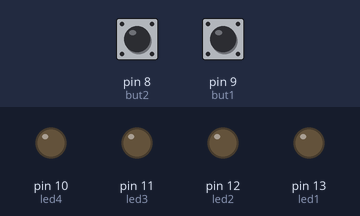
This sketch was run on a simulated Arduino Uno, built with avr-gcc and run on an emulated ATmega328P. On the bench: output pins drawn as LEDs (lit = HIGH). Inputs (shaded band) come from the test bench; at power-on: pin 8 (but2) HIGH, pin 9 (but1) HIGH.

Above: at 1.2 s.
1.3 s: pin 8 (but2) pulled LOW for 0.15 s
At 1.37 s:
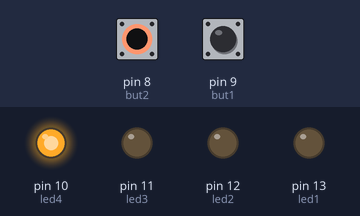
2.9 s: pin 9 (but1) pulled LOW for 0.15 s
At 2.97 s:
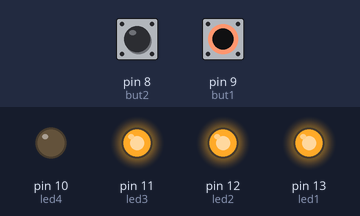
4.5 s: pin 9 (but1) pulled LOW for 3.2 s
At 8.3 s:
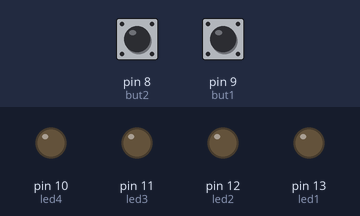
9.2 s: pin 8 (but2) pulled LOW for 3.2 s
At 9.5 s:
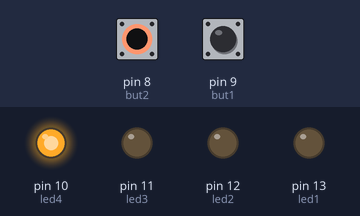
13.9 s: pin 8 (but2) driven LOW and pin 9 (but1) driven LOW
At 14.2 s:
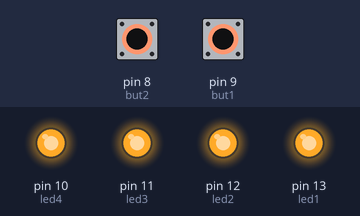
Timing chart, 0 to 16.4 s (numbered marks = the images above; inputs shaded):
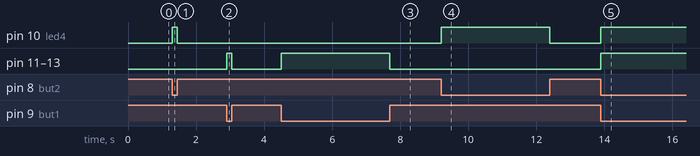

The sketch:

4led2button.ino
```cpp
int led1 = 13;
int led2 = 12;
int led3 = 11;
int led4 = 10;
int but1 = 9;
int but2 = 8;

void setup() {
  pinMode(but1, INPUT_PULLUP);
  pinMode(but2, INPUT_PULLUP);
  pinMode(led1, OUTPUT);
  pinMode(led2, OUTPUT);
  pinMode(led3, OUTPUT);
  pinMode(led4, OUTPUT);
}


void loop() {
  int func1 = digitalRead(but1);
  int func2 = digitalRead(but2);

  if (func1 == HIGH && func2 == HIGH) {
    digitalWrite(led1, LOW);
    digitalWrite(led2, LOW);
    digitalWrite(led3, LOW);
    digitalWrite(led4, LOW);
  } else if (func1 == HIGH && func2 == LOW) {
    digitalWrite(led1, LOW);
    digitalWrite(led2, LOW);
    digitalWrite(led3, LOW);
    digitalWrite(led4, HIGH);
  } else if (func1 == LOW && func2 == HIGH) {
    digitalWrite(led1, HIGH);
    digitalWrite(led2, HIGH);
    digitalWrite(led3, HIGH);
    digitalWrite(led4, LOW);
  } else if (func1 == LOW && func2 == LOW) {
    digitalWrite(led1, HIGH);
    digitalWrite(led2, HIGH);
    digitalWrite(led3, HIGH);
    digitalWrite(led4, HIGH);
  }
}
```

Measured:
- after the input at 1.3 s, pin 10 (led4): LOW → HIGH at once, → LOW 0.15 s later
- after the input at 2.9 s, pin 11 (led3), pin 12 (led2), pin 13 (led1): LOW → HIGH at once, → LOW 0.15 s later
- after the input at 4.5 s, pin 11 (led3), pin 12 (led2), pin 13 (led1): LOW → HIGH at once, → LOW 3.2 s later
- after the input at 9.2 s, pin 10 (led4): LOW → HIGH at once, → LOW 3.2 s later
- after the input at 13.9 s, pin 10 (led4), pin 11 (led3), pin 12 (led2), pin 13 (led1): LOW → HIGH at once
